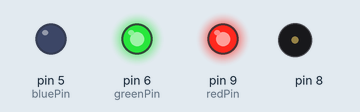
This sketch was run on a simulated Arduino Uno, built with avr-gcc and run on an emulated ATmega328P. Shown: output pins drawn as LEDs (lit = HIGH), buzzer (waves = sounding).

Above: at 4.5 s.
At 5.5 s:
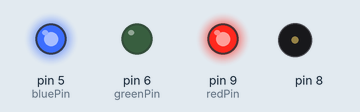
At 6.5 s:
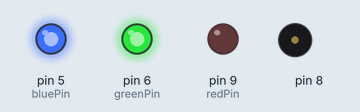
Timing chart, 0 to 7.5 s (numbered marks = the images above):
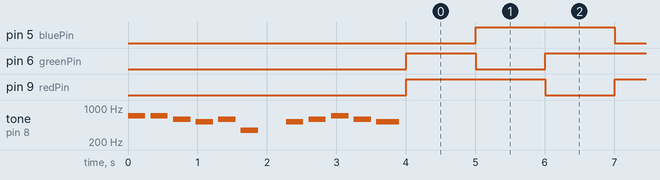

Measured:
- by itself, pin 5 (bluePin), pin 9 (redPin): alternates HIGH for 2.0 s and LOW for 1.0 s
- by itself, pin 6 (greenPin): repeats every 3.0 s: LOW 1.0 s, HIGH 2.0 s

The sketch:

sketch_may31a.ino
```cpp
#include "pitches.h"

// notes in the melody:
int melody[] = {
  NOTE_F5, NOTE_F5, NOTE_D5, NOTE_C5, NOTE_D5, NOTE_F4,0, NOTE_C5,
  NOTE_D5,NOTE_F5,NOTE_D5,NOTE_C5
};
int greenPin = 6;
int redPin = 9;
int bluePin = 5;
int counter = 0;


// note durations: 4 = quarter note, 8 = eighth note, etc.:
int noteDurations[] = {
  4,4,4,4,4, 4, 4,4 ,4,4,4,3
};

void setup() {
  // iterate over the notes of the melody:
  pinMode(greenPin,OUTPUT);
  pinMode(redPin,OUTPUT);
  pinMode(bluePin,OUTPUT);
  for (int thisNote = 0; thisNote < 12; thisNote++) {

    // to calculate the note duration, take one second
    // divided by the note type.
    //e.g. quarter note = 1000 / 4, eighth note = 1000/8, etc.
    int noteDuration = 1000 / noteDurations[thisNote];
    tone(8, melody[thisNote], noteDuration);

    // to distinguish the notes, set a minimum time between them.
    // the note's duration + 30% seems to work well:
    int pauseBetweenNotes = noteDuration * 1.30;
    delay(pauseBetweenNotes);
    // stop the tone playing:
    noTone(8);
  }
}

void loop() {
  counter++;
  if(counter == 1){//紅綠同時點亮，產生黃色
    analogWrite(greenPin,255);
    analogWrite(redPin,255);
    analogWrite(bluePin,0);
  }
  else if(counter == 2){//藍紅同時點亮，產生紫色
    analogWrite(greenPin,0);
    analogWrite(redPin,255);
    analogWrite(bluePin,255);
  }
  else if(counter == 3){//藍綠同時點亮，產生青色
    analogWrite(greenPin,255);
    analogWrite(redPin,0);
    analogWrite(bluePin,255);
    counter = 0;
  }
  delay(1000);
  // no need to repeat the melody.
}
```
